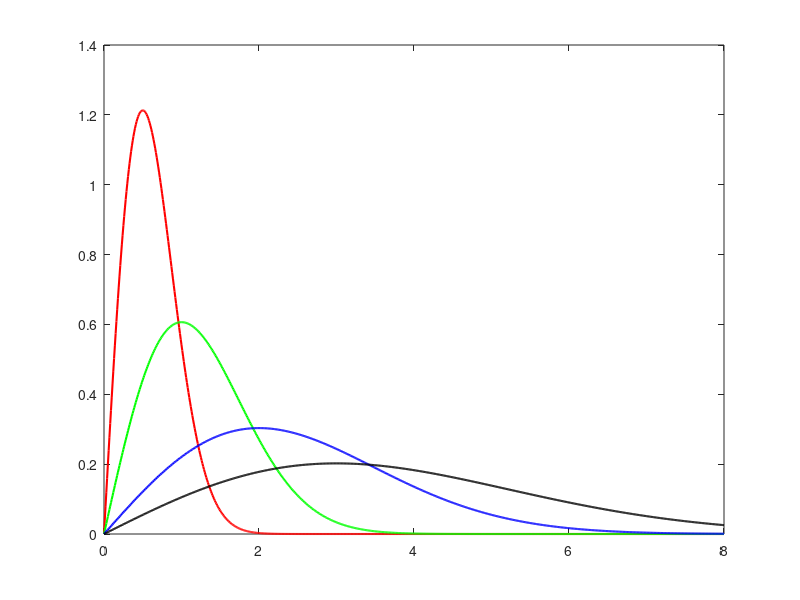

This figure's MATLAB source:
% Rayleigh distribution
x=[0:0.01:8];
p1=raylpdf(x,0.5);
p2=raylpdf(x,1.0);
p3=raylpdf(x,2.0);
p4=raylpdf(x,3.0);

% plot...
figure;
plot(x,p1,'r','LineWidth',1.5);
hold on
plot(x,p2,'g','LineWidth',1.5);
hold on
plot(x,p3,'b','LineWidth',1.5);
hold on
plot(x,p4,'black','LineWidth',1.5);
